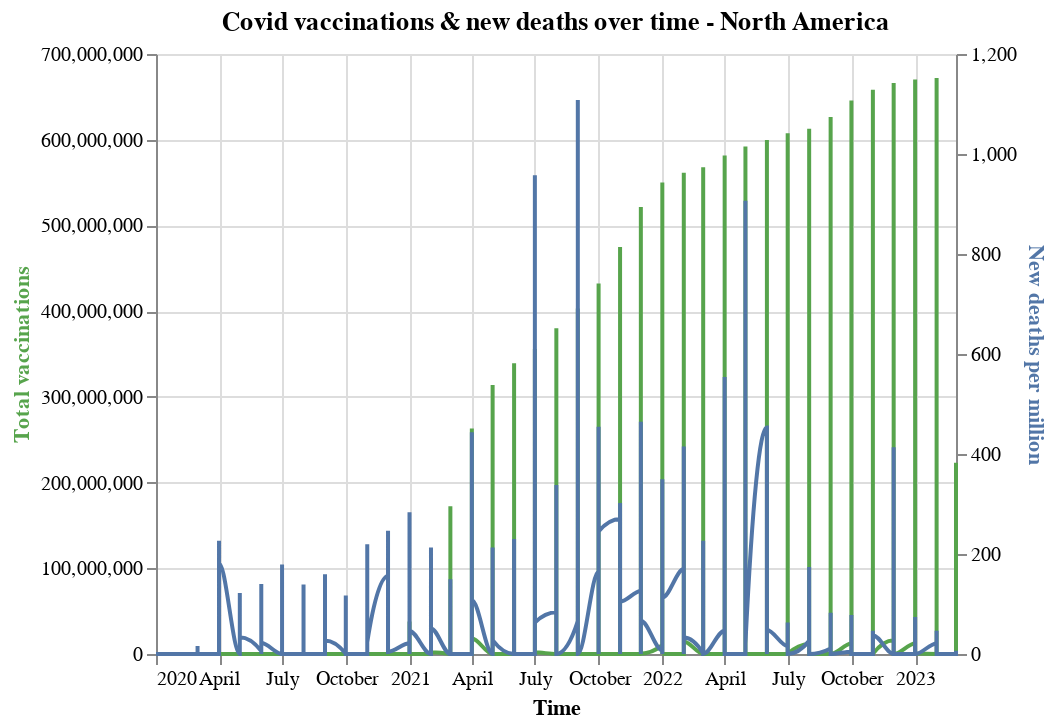

The notebook cell saved with this chart:
### Code cell
base = alt.Chart(data_grouped).encode(
    alt.X('month_year:T', axis=alt.Axis(title='Time'))
).properties(title='Covid vaccinations & new deaths over time - North America')


line1 = base.mark_line(stroke='#57A44C', interpolate='monotone').encode(
    alt.Y('total_vaccinations',
          axis=alt.Axis(title=' Total vaccinations', titleColor='#57A44C'))
)

line2 = base.mark_line(stroke='#5276A7', interpolate='monotone').encode(
    alt.Y('new_deaths_per_million',
          axis=alt.Axis(title='New deaths per million', titleColor='#5276A7'))
)


alt.layer(line1, line2).resolve_scale(
    y = 'independent'
)

### Figure 1 — Vega-Lite specification as saved in the notebook (floating-point values rounded to 4 significant figures; data arrays with more than 128 entries replaced by an {"elided": "..."} marker saying what was removed)
{"config": {"view": {"continuousWidth": 400, "continuousHeight": 300}}, "layer": [{"mark": {"type": "line", "interpolate": "monotone", "stroke": "#57A44C"}, "encoding": {"x": {"axis": {"title": "Time"}, "field": "month_year", "type": "temporal"}, "y": {"axis": {"title": " Total vaccinations", "titleColor": "#57A44C"}, "field": "total_vaccinations", "type": "quantitative"}}, "title": "Covid vaccinations & new deaths over time - North America"}, {"mark": {"type": "line", "interpolate": "monotone", "stroke": "#5276A7"}, "encoding": {"x": {"axis": {"title": "Time"}, "field": "month_year", "type": "temporal"}, "y": {"axis": {"title": "New deaths per million", "titleColor": "#5276A7"}, "field": "new_deaths_per_million", "type": "quantitative"}}, "title": "Covid vaccinations & new deaths over time - North America"}], "data": {"name": "data-6d5a91fd98b8af167d93f0d691449ad4"}, "resolve": {"scale": {"y": "independent"}}, "$schema": "https://vega.github.io/schema/vega-lite/v4.17.0.json", "datasets": {"data-6d5a91fd98b8af167d93f0d691449ad4": {"elided": "1341 records"}}}
